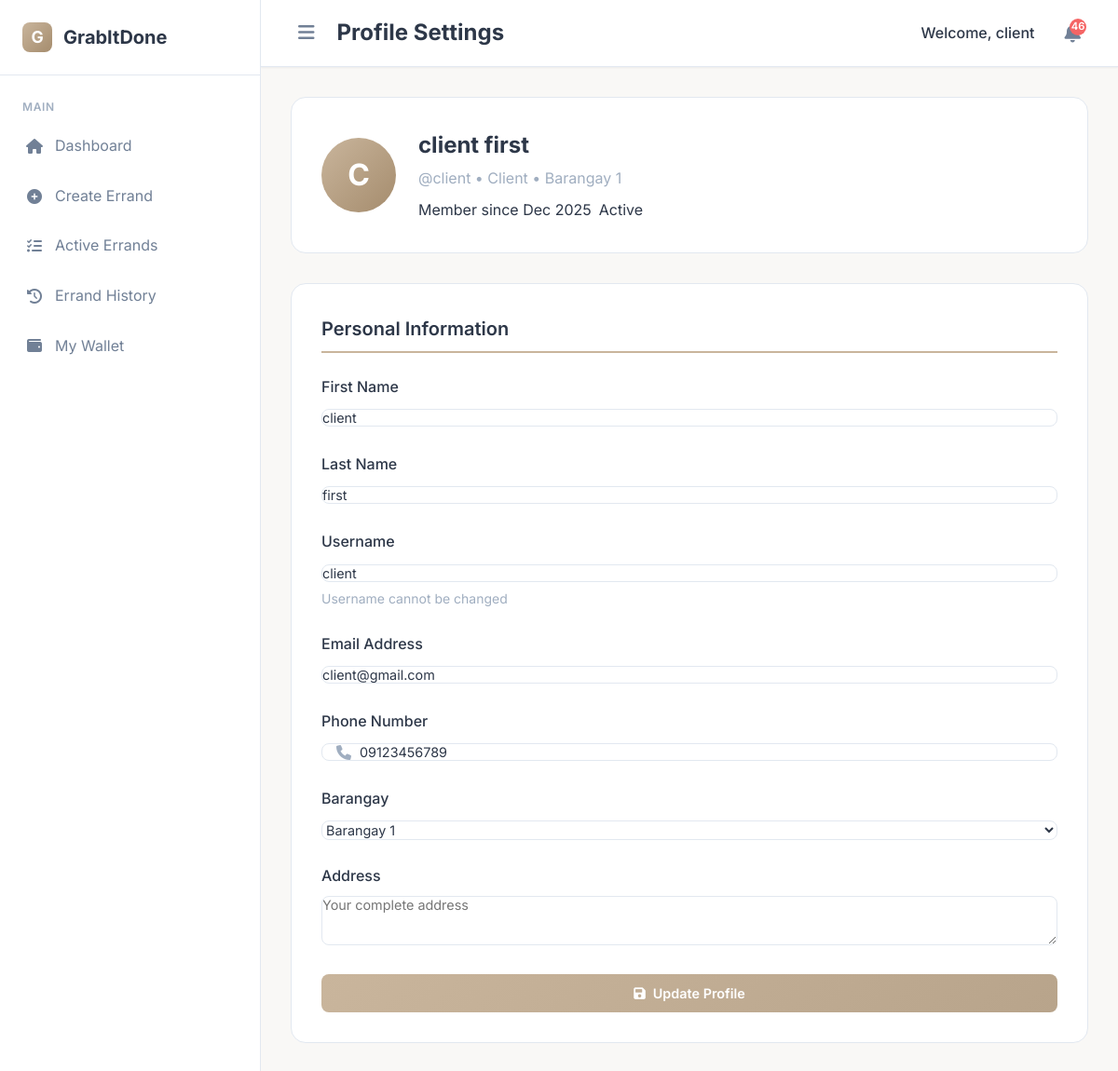
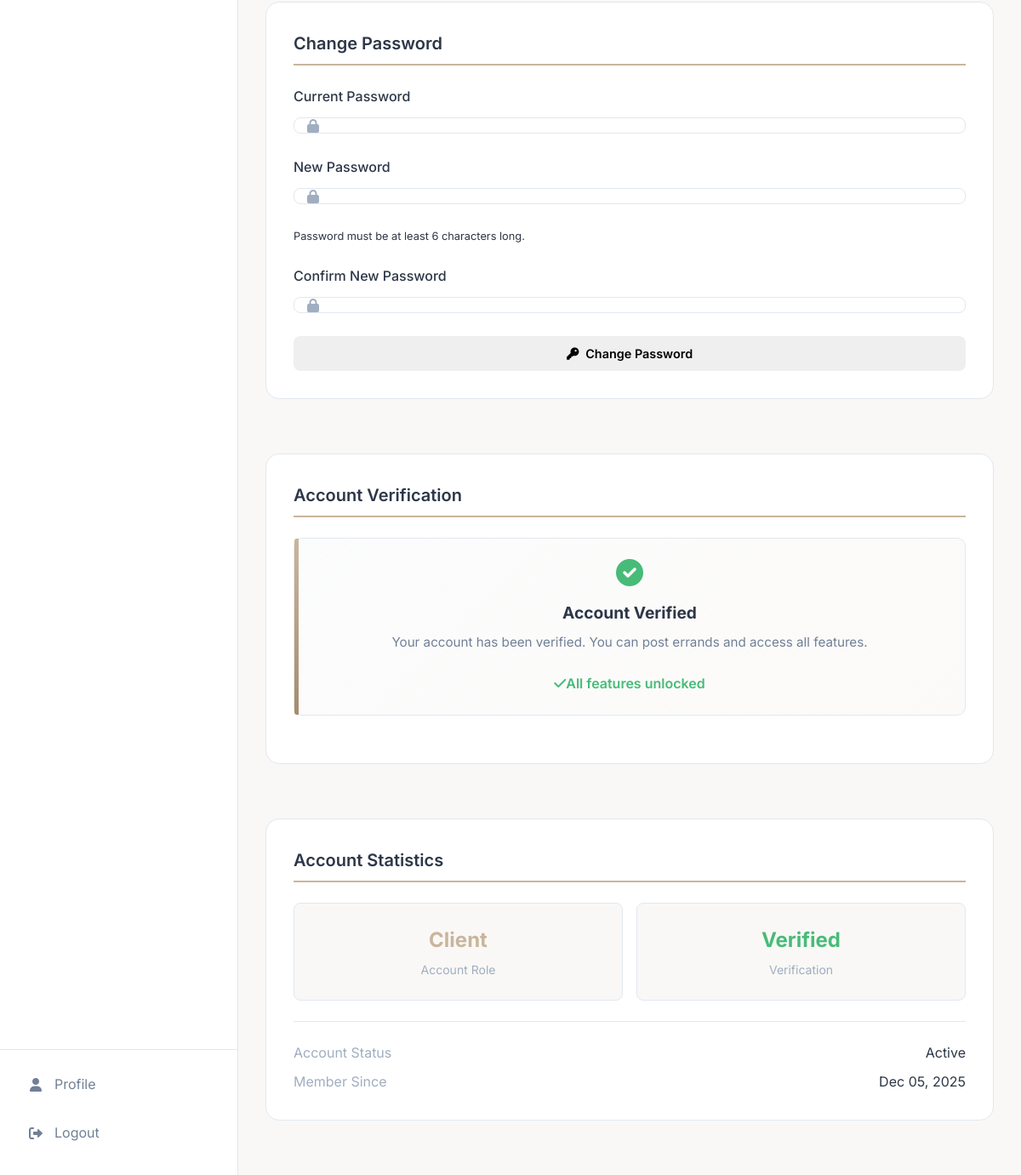
/profile (signed in), run on an earlier commit of the app's database (2 pictures, top to bottom).
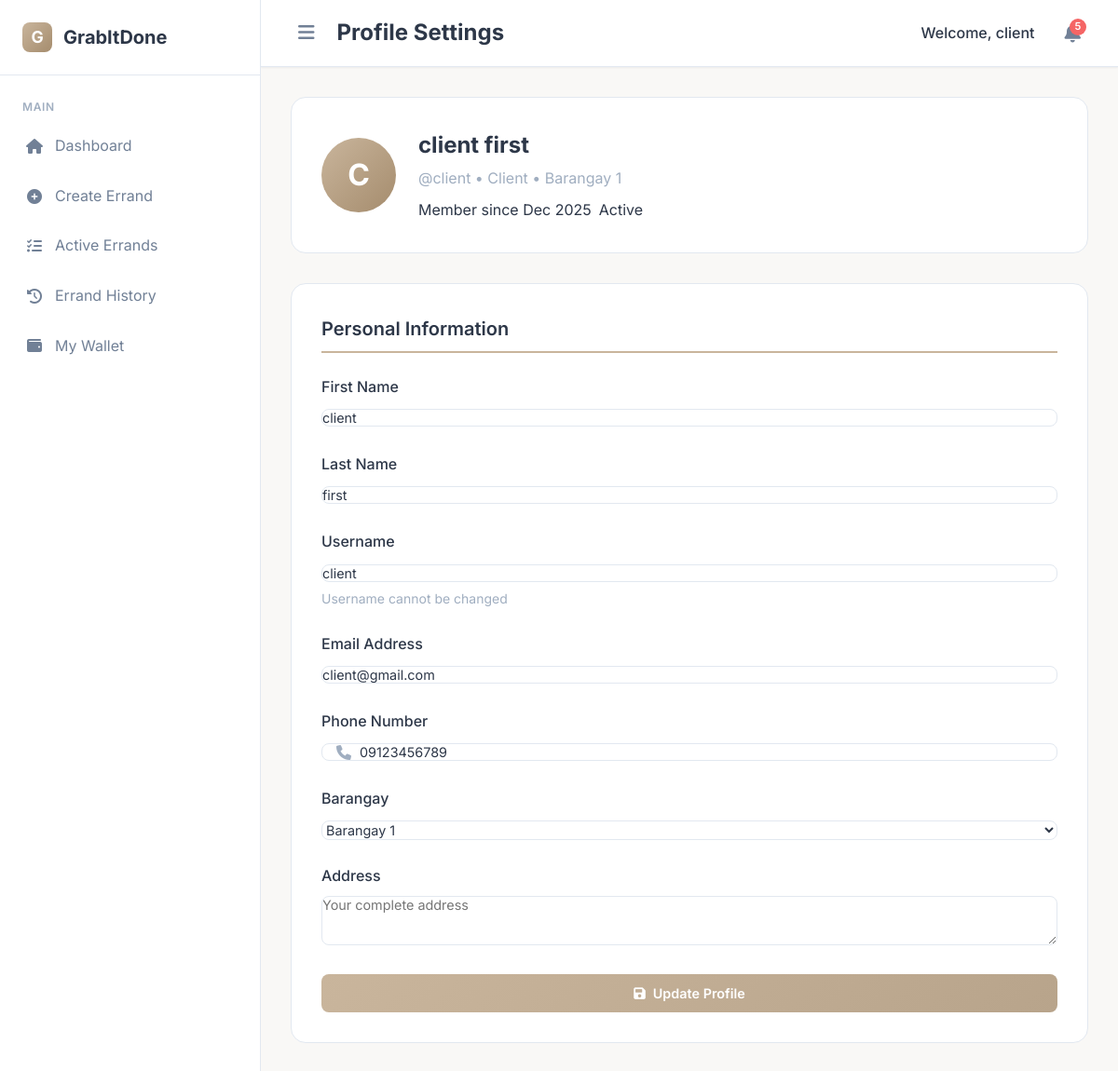
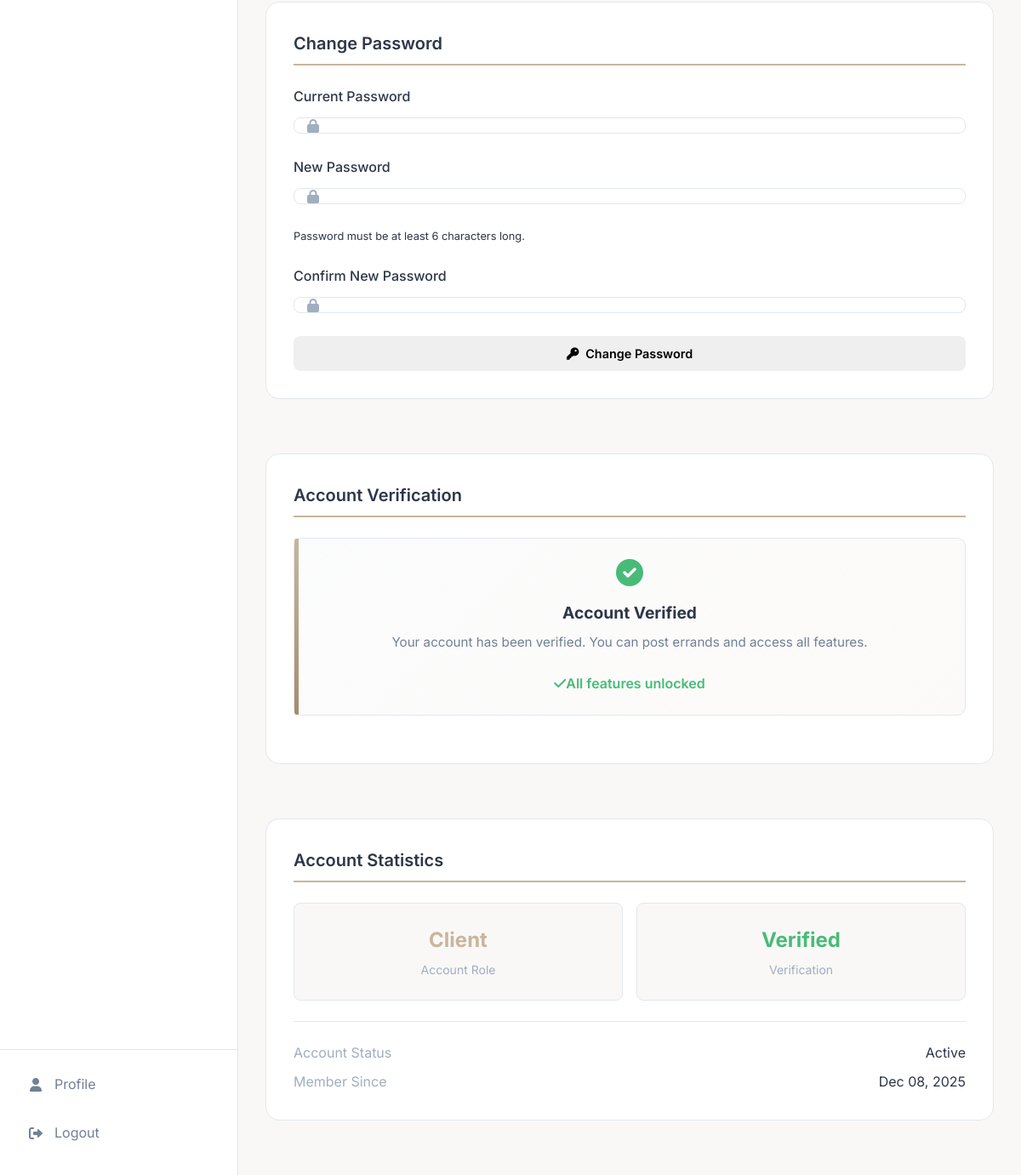
And on a later commit of the database (2 pictures, top to bottom).
### app/models.py (models this page shows, shortened)
class User(db.Model):
    id = db.Column(db.Integer, primary_key=True)
    username = db.Column(db.String(80), unique=True, nullable=False)
    email = db.Column(db.String(120), unique=True, nullable=False)
    password_hash = db.Column(db.String(200), nullable=False)
    role = db.Column(db.String(20), nullable=False)  # client, runner, admin
    first_name = db.Column(db.String(50))
    last_name = db.Column(db.String(50))
    phone = db.Column(db.String(20))
    barangay = db.Column(db.String(100))
    address = db.Column(db.Text)
    bio = db.Column(db.Text)
    vehicle_type = db.Column(db.String(50))
    available_hours = db.Column(db.String(100))
    verified = db.Column(db.Boolean, default=False)
    verification_requested = db.Column(db.Boolean, default=False)
    verification_status = db.Column(db.String(20), default='not_requested')
    last_verification_date = db.Column(db.DateTime)
    rejection_reason = db.Column(db.Text, nullable=True)
    is_active = db.Column(db.Boolean, default=True)
    created_at = db.Column(db.DateTime, default=datetime.utcnow)
    wallet_balance = db.Column(db.Float, default=0.0)
    total_earnings = db.Column(db.Float, default=0.0)  # For runners
    total_spent = db.Column(db.Float, default=0.0)     # For clients
    created_errands = db.relationship('Errand', foreign_keys='Errand.client_id', backref='user_client', lazy=True)
    accepted_errands = db.relationship('Errand', foreign_keys='Errand.runner_id', backref='user_runner', lazy=True)
    client_payments = db.relationship('Payment', foreign_keys='Payment.client_id', backref='payment_client_user', lazy=True)
    runner_payments = db.relationship('Payment', foreign_keys='Payment.runner_id', backref='payment_runner_user', lazy=True)
    wallet_transactions = db.relationship('WalletTransaction', backref='transaction_user', lazy=True)
    user_payment_methods = db.relationship('PaymentMethod', backref='method_owner', lazy=True)
    user_wallet = db.relationship('Wallet', backref='wallet_owner_user', uselist=False)

### app/routes.py (the view, shortened to what this page needs)
@bp.route('/profile', methods=['GET', 'POST'])
@login_required()
def profile():
    user = User.query.get(session['user_id'])
    return render_template('shared/profile.html', user=user, barangays=BARANGAYS)

### app/routes.py (called while the page is built)
def validate_session():
    if 'user_id' not in session:
        return False
    session_hash = session.get('session_id')
    cookie_session = request.cookies.get('user_session')
    if not session_hash or not cookie_session:
        return False
    expected_cookie = f"{session['user_id']}_{session_hash}"
    return cookie_session == expected_cookie

### app/templates/shared/profile.html (shortened to what the changed rows need)
{% extends 'base.html' %}
{% block header_title %}Profile Settings{% endblock %}
{% block content %}
<div class="profile-container">
    <div class="profile-header">
        <div class="profile-avatar">
            {{ user.username[0]|upper }}
        </div>
        <div class="profile-info">
            <div class="profile-name">
                {{ user.first_name or '' }} {{ user.last_name or '' }}
            </div>
            <div class="profile-meta">
                @{{ user.username }} • {{ user.role|title }} • {{ user.barangay }}
            </div>
            <div class="profile-badges">
                <span class="badge badge-primary">Member since {{ user.created_at.strftime('%b %Y') }}</span>
                <span class="badge badge-success">Active</span>
            </div>
        </div>
    </div>
    <div class="grid grid-cols-2" style="gap: 2rem;">
        <div class="form-section">
            <form method="post">
                <div class="form-row">
                    <div class="form-group">
                        <label class="form-label">First Name</label>
                        <input type="text" name="first_name" class="form-control" value="{{ user.first_name or '' }}" required>
                    </div>
                    <div class="form-group">
                        <label class="form-label">Last Name</label>
                        <input type="text" name="last_name" class="form-control" value="{{ user.last_name or '' }}" required>
                    </div>
                </div>
                <div class="form-row">
                    <div class="form-group">
                        <label class="form-label">Username</label>
                        <input type="text" class="form-control" value="{{ user.username }}" readonly>
                        <div style="font-size: 0.875rem; color: var(--text-muted); margin-top: 0.25rem;">
                            Username cannot be changed
                        </div>
                    </div>
                    <div class="form-group">
                        <label class="form-label">Email Address</label>
                        <input type="email" name="email" class="form-control" value="{{ user.email or '' }}" required>
                    </div>
                </div>
                <div class="form-row">
                    <div class="form-group">
                        <div class="input-group">
                            <i class="input-icon fas fa-phone"></i>
                            <input type="tel" name="phone" class="form-control with-icon" value="{{ user.phone or '' }}" required>
                        </div>
                    </div>
                    <div class="form-group">
                        <label class="form-label">Barangay</label>
                        <select name="barangay" class="form-control" required>
                            {% for barangay in barangays %}
                            <option value="{{ barangay }}" {% if user.barangay == barangay %}selected{% endif %}>{{ barangay }}</option>
                            {% endfor %}
                        </select>
                    </div>
                </div>
            </form>
        </div>
        <div style="display: flex; flex-direction: column; gap: 2rem;">
            <div class="form-section">
                <div class="stats-grid-profile">
                    <div class="stat-item-profile">
                        <div class="stat-value-profile">{{ user.role|title }}</div>
                        <div class="stat-label-profile">Account Role</div>
                    </div>
                </div>
                <div style="margin-top: 1.5rem; padding-top: 1.5rem; border-top: 1px solid var(--border);">
                    <div style="display: flex; justify-content: space-between; align-items: center;">
                        <span style="color: var(--text-muted);">Member Since</span>
                        <span class="badge badge-secondary">{{ user.created_at.strftime('%b %d, %Y') }}</span>
                    </div>
                </div>
            </div>
        </div>
    </div>
</div>
{% endblock %}

What changed in the data, as far as the page shows it:
changed User "client": created_at "Dec 05, 2025" → "Dec 08, 2025"
Also different on the page:
{{ unread_notification_count }}: "46" → "5"
